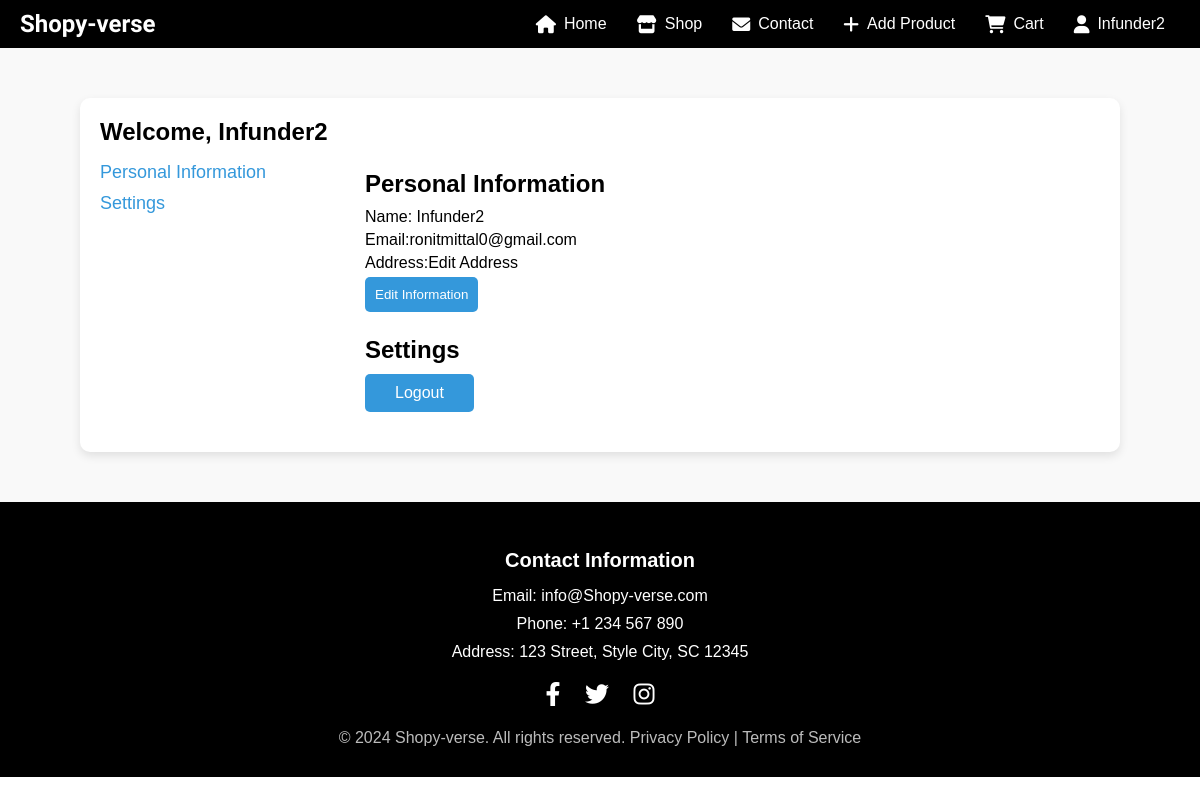
Page /profile/ (signed in) on the earlier database version.
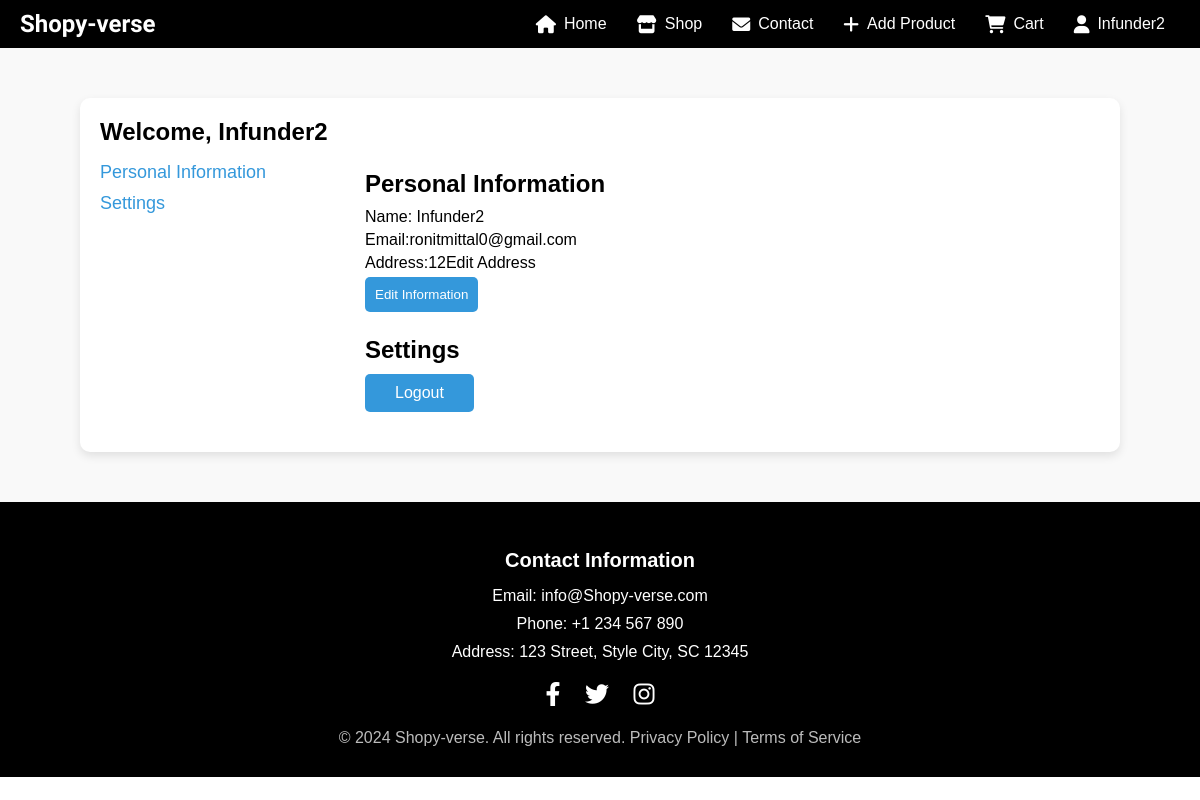
Same page on the later database version.
### shops/models.py (models this page shows, shortened)
class CustomUser(models.Model):
    id = models.CharField(primary_key=True, default=uuid.uuid4(), max_length=36)
    username = models.CharField(max_length=150, unique=True)
    email = models.EmailField(max_length=90)  # Use EmailField for email addresses
    password = models.CharField(max_length=128)
    address = models.CharField(max_length=100, default="")

### shops/views.py (the view)
# urls.py: path("profile/", views.profile, name="profile"),
def profile(request):
    print("hello")
    user = CustomUser.objects.get(username=request.session.get('username'))
    if user.address == "":
        address = "Edit Address"
    else:
        address = user.address
    print(address)
    return render(request, "shops/profile.html", {'username': user.username if user else "new user", 'email': user.email if user else "newuser@gmail.com", 'address':address})

### shops/templates/shops/profile.html (shortened to what this page needs)
{% load static %}
{% load custom_tags %}
<!DOCTYPE html>
<html lang="en">
<head>
    <link rel="stylesheet" href="{% static 'shops/css/style.css' %}">
    <link rel="stylesheet" href="https://cdnjs.cloudflare.com/ajax/libs/font-awesome/6.0.0-beta3/css/all.min.css">
</head>
<body>
    <header>
        <div class="logo">
            <a href="{% url 'shops:index' %}" class="logo-link">Shopy-verse</a>
        </div>
        <nav>
            <ul class="nav-links">
                <li><a href="{% url 'shops:index' %}"><i class="fas fa-home"></i> Home</a></li>
                <li><a href="{% url 'shops:shop' %}"><i class="fas fa-store"></i> Shop</a></li>
                <li><a href="{% url 'shops:contact' %}"><i class="fas fa-envelope"></i> Contact</a></li>
                <li><a href="{% url 'shops:addProduct' %}"><i class="fas fa-plus"></i> Add Product</a></li>
                <li><a href="{% url 'shops:cart' %}"><i class="fas fa-shopping-cart"></i> Cart</a></li>
                {% if username != 'New User' %}
                <li><a href="{% url 'shops:profile' %}"><i class="fas fa-user"></i> {{ username }}</a></li>
                {% else %}
                <li><a href="{% url 'shops:login' %}"><i class="fas fa-user"></i>Login</a></li>
                {% endif %}
            </ul>
        </nav>
    </header>
    <section class="profile-section">
        <div class="profile-container">
            <h2>Welcome, {{ username }}</h2>
            <div class="profile-content">
                <div class="profile-sidebar">
                    <ul>
                        <li><a href="#personal-info">Personal Information</a></li>
                        <li><a href="#settings">Settings</a></li>
                    </ul>
                </div>
                <div class="profile-details">
                    <div id="personal-info" class="profile-tab">
                        <h3>Personal Information</h3>
                        <p>Name: <span id="profile-name">{{ username }}</span></p>
                        <p>Email:<span id="profile-email">{{ email }}</span> </p>
                        <p>Address:<span id="profile-address">{{ address }}</span> </p>
                        <button class="edit-btn" id="edit-info-btn">Edit Information</button>
                    </div>
                    <div id="settings" class="profile-tab">
                        <h3>Settings</h3>
                        <button id="logoutButton">
                            <a href="{% url 'shops:logout' %}" class="logout-btn">Logout</a>
                        </button>
                    </div>
                </div>
            </div>
        </div>
    </section>
    <footer class="footer">
        <div class="footer-content">
            <h4>Contact Information</h4>
            <p>Email: info@Shopy-verse.com</p>
            <p>Phone: +1 234 567 890</p>
            <p>Address: 123 Street, Style City, SC 12345</p>
            <div class="social-links">
                <a href="https://facebook.com" target="_blank" aria-label="Facebook">
                    <i class="fab fa-facebook-f"></i>
                </a>
                <a href="https://twitter.com" target="_blank" aria-label="Twitter">
                    <i class="fab fa-twitter"></i>
                </a>
                <a href="https://instagram.com" target="_blank" aria-label="Instagram">
                    <i class="fab fa-instagram"></i>
                </a>
            </div>
        </div>
        <div class="footer-bottom">
            <p>&copy; 2024 Shopy-verse. All rights reserved. <a href="privacy.html">Privacy Policy</a> | <a
                    href="terms.html">Terms of Service</a></p>
        </div>
    </footer>
</body>
</html>

Differences in the rows shown:
changed CustomUser "Infunder2": address (not shown) → "12Edit Address"
Other differences:
{{ address }}: "Edit Address" → (not shown)
